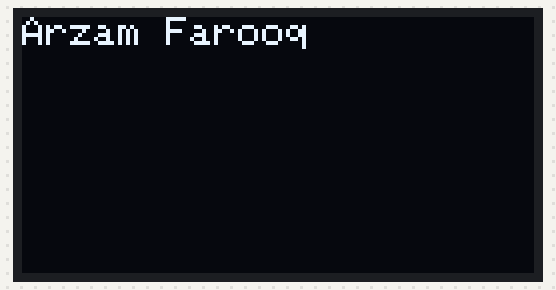
Simulated run of this sketch. Board: Arduino Uno, built with avr-gcc and run on an emulated ATmega328P. Shown: 128×64 one-colour display.

Above: at 0.5 s.

Measured:
- by itself, everything shown: repeats every 1.5 s, in 3 steps
- what the display in image 0 shows lasts 1.0 s, from 0.5 s to 1.5 s

The sketch:

SH1106.ino
```cpp
#include <Adafruit_GFX.h>     //Library for Graphics
#include <Adafruit_SH110X.h>  //Library for OLED
#include <Wire.h>             //Library for I2C communication

#define SCREEN_WIDTH 128  //Defining screen width
#define SCREEN_HEIGHT 64  //Defining screen height
#define OLED_RESET -1     //Defining reset pin  , Reset pin is used to initialize or reset display
#define i2c_Address 0x3c  //Defining I2C address of an OLED

Adafruit_SH1106G display(SCREEN_WIDTH, SCREEN_HEIGHT, &Wire, OLED_RESET);  //Object for class Adafruit_SH1106G

void setup() {
  Serial.begin(9600);

  display.begin(i2c_Address, true);    //Initializing OLED,i2c_Address is address,This papmeter is used to inicate whether to use hardware reset which is not here so thats why true is used
  display.setTextColor(SH110X_WHITE);  //Setting colour

  display.clearDisplay();  //Clearing display
}
void loop() {
  display.clearDisplay();  //Clearing display

  display.setCursor(0, 0);        //Setting cursor
  display.setTextSize(1);         //Setting text size
  display.print("Arzam Farooq");  //Displaying text

  delay(400);  //Delay

  display.display();       //Updating OLED,this command takes everything from buffer and send to actual OLED screen
  display.clearDisplay();  //Clearing display

  delay(500);  //Delay

  display.fillCircle(64, 32, 48, SH110X_WHITE);  //Displaying circle

  delay(500);  //Delay

  display.display();       //Updating OLED,this command takes everything from buffer and send to actual OLED screen
  display.clearDisplay();  //Clearing display
  display.display();       //Updating OLED,this command takes everything from buffer and send to actual OLED screen
}
```
